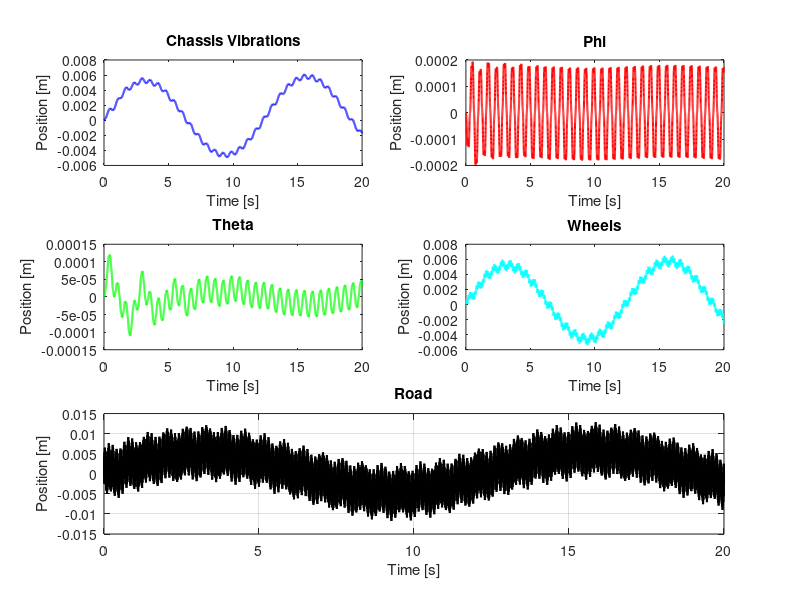

Source code (MATLAB):
% -----------------------------------------------------------------------------
% MECH463 Car Project
%
%
% Author: MArk Faszer, 5626 2397    Date: 2021-11-23
% -----------------------------------------------------------------------------
%
% -----------------------------------------------------------------------------
%
% Sample calls: Just run it lol
% R = @(t) (0.001*sin(0.05*t) + 0.005*sin(0.5*t) + ...
%     0.001*sin(10*t) + 0.002*sin(50*t) + 0.0001*sin(100*t) + ...
%     0.0003*sin(250*t) +  0.004*sin(500*t));
%
% plot(t, R(t), 'r-')
%
% x_init = [0.05; -0.05; -0.05; 0; 0; 0; 0];
% v_init = [-0.1; 0.1; 0.1; 0; 0; 0; 0];
%
% x_init = [0; 0; 0; 0; 0; 0; 0];
% v_init = [0; 0; 0; 0; 0; 0; 0];
%
% -----------------------------------------------------------------------------
%

clc; clear; close;
fprintf("Start program!");

% Physical Paraments
m_car = 1000;   % [kg]
l_car = 4.7;    % [m]
w_car = 1.7;    % [m]
h_car = 1.7;    % [m]
c = 1000;       % [Ns/m]
kf = 10000;     % [N/m]
kr = 10000;     % [N/m]
kt = 10000;     % [N/m]
m_t = 12;       % [kg]

% Computed physical parameters
a1 = 0.6*l_car;
a2 = l_car - a1;
b1 = 0.6*w_car;
b2 = w_car - b1;
I_y = (1/12) * m_car * (w_car^2 + h_car^2);
I_z = (1/12) * m_car * (l_car^2 + h_car^2);
fprintf('\nI_y = %f', I_y);
fprintf('\nI_z = %f', I_z);

% Initial conditions
% x, phi, theta, xa, xb, xc, xd
x_init = [0; 0; 0; 0; 0; 0; 0];
v_init = [0; 0; 0; 0; 0; 0; 0];

% Mass, damping, stiffness matrix
M = [m_car, 0, 0, 0, 0, 0, 0; ...
     0, I_y, 0, 0, 0, 0, 0; ...
     0, 0, I_z, 0, 0, 0, 0; ...
     0, 0, 0, m_t, 0, 0, 0; ...
     0, 0, 0, 0, m_t, 0, 0; ...
     0, 0, 0, 0, 0, m_t, 0; ...
     0, 0, 0, 0, 0, 0, m_t];

C = [4*c, 2*c*(a2 - a1), 2*c*(b2 - b1), -c, -c, -c, -c; ...
     2*c*(a2 - a1), 2*c*(a2^2 + a1^2), c*(b1*a2 + b2*a1 - b1*a1 - b2*a2), c*a1, c*a1, -c*a2, -c*a2; ...
     2*c*(b1 - b2), c*(a2*b1 + a1*b2 - a1*b1 - a2*b2), 2*c*(b1^2 + b2^2), c*b2, -c*b1, -c*b1, c*b2; ...
     -c, c*a1, c*b2, c, 0, 0, 0; ...
     -c, c*a1, -c*b1, 0, c, 0, 0; ...
     -c, -c*a2, -c*b1, 0, 0, c, 0; ...
     -c, -c*a2, c*b2, 0, 0, 0, c];

K = [2*(kf + kr), 2*(kr*a2 - kf*a1), (kf + kr)*(b1 - b2), -kf, -kf, -kr, -kr; ...
     2*(kr*a2 - kf*a1), 2*(kf*a1^2 + kr*a2^2), (kr*b1*a2 + kf*b2*a1 - kr*b2*a2 - kf*b1*a1), kf*a1, kf*a1, -kr*a2, -kr*a2; ...
     (kf + kr)*(b1 - b2), (kr*a2*b1 + kf*a1*b1 - kf*a1*b1 - kr*a2*b2), (kf + kr)*(b1^2 + b2^2), kf*b2, -kf*b1, -kr*b1, kr*b2; ...
     -kf, kf*a1, kf*b2, (kt + kf), 0, 0, 0; ...
     -kf, kf*a1, -kf*b1, 0, (kt + kf), 0, 0; ...
     -kr, -kr*a2, -kr*b1, 0, 0, (kt + kr), 0; ...
     -kr, -kr*a2, kr*b2, 0, 0, 0, (kt + kr)];

% Cast the system into state space
A_ss = [zeros(7, 7), eye(7, 7); -inv(M)*K, -inv(M)*C];
B_ss = [zeros(7, 7); inv(M)];
C_ss = [eye(7, 7), zeros(7, 7)];
D_ss = zeros(7, 7);

% Generate the state space model
ss_model = ss(A_ss, B_ss, C_ss, D_ss);

% Define time range, intitial conditions
t = linspace(0, 20, 10E3);
x_0 = [x_init; v_init];

% Set up the forcing function
base_motion = (0.001*sin(0.05*t) + 0.005*sin(0.5*t) + ...
          0.001*sin(10*t) + 0.002*sin(50*t) + 0.0001*sin(100*t) + ...
          0.0003*sin(250*t) +  0.004*sin(500*t));

forcing_fxn = kt * base_motion;

F_t = [zeros(1,length(t)); ...
       zeros(1,length(t)); ...
       zeros(1,length(t)); ...
       forcing_fxn; ...
       forcing_fxn; ...
       forcing_fxn; ...
       forcing_fxn];

% Solve for output
x = lsim(ss_model, F_t, t, x_0);

% Plot results
hold on;
subplot(3, 2, 1);
plot(t, x(:, 1), 'b', 'LineWidth', 1.5); % Chassis
%plot(t, base_motion, 'k'); % Plot the input
xlabel("Time [s]");
ylabel("Position [m]");
title("Chassis Vibrations");

subplot(3, 2, 2);
plot(t, x(:, 2), 'r', 'LineWidth', 1.5); % Phi
%plot(t, base_motion, 'k'); % Plot the input
xlabel("Time [s]");
ylabel("Position [m]");
title("Phi");

subplot(3, 2, 3);
plot(t, x(:, 3), 'g', 'LineWidth', 1.5); % Theta
%plot(t, base_motion, 'k'); % Plot the input
xlabel("Time [s]");
ylabel("Position [m]");
title("Theta");

subplot(3, 2, 4);
plot(t, x(:, 4), 'c', 'LineWidth', 1.5); % Wheel A
plot(t, x(:, 5), 'c', 'LineWidth', 1.5); % Wheel B
plot(t, x(:, 6), 'c', 'LineWidth', 1.5); % Wheel C
plot(t, x(:, 7), 'c', 'LineWidth', 1.5); % Wheel D
%plot(t, base_motion, 'k'); % Plot the input
xlabel("Time [s]");
ylabel("Position [m]");
title("Wheels");

subplot(3, 2, [5, 6]);
plot(t, base_motion, 'k', 'LineWidth', 1.5); % Road
xlabel("Time [s]");
ylabel("Position [m]");
title("Road");

grid on;
hold off;

% Determine max magnitude of chassis displacement
fprintf("\nMax displacement: %0.4f [mm]", (max(x(:, 1))*1000))

fprintf("\nEnd Program!");

